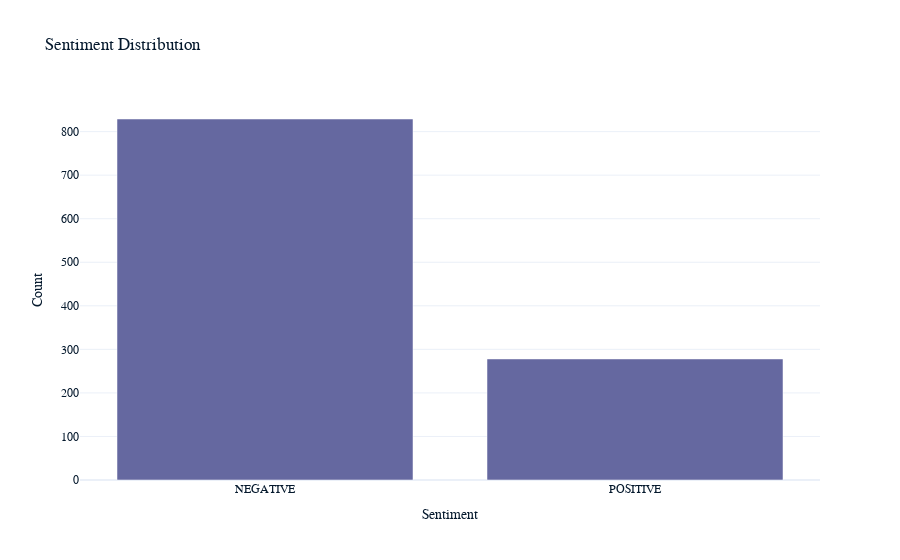

Notebook cell for this chart:
### Markdown cell above
## Visualize sentiment distribution across the dataset

### Code cell
import plotly.express as px

# Create a bar plot for sentiment distribution
df_sentiment = df_cleaned['Sentiment'].value_counts().reset_index()
df_sentiment.columns = ['Sentiment', 'Count']

fig = px.bar(df_sentiment, 
             x='Sentiment', 
             y='Count', 
             labels={'Sentiment': 'Sentiment', 'Count': 'Count'},
             title='Sentiment Distribution')

# Show the plot
fig.show()

### Figure 1 — Plotly figure (JSON) as saved in the notebook; plotly's stock layout.template omitted (floating-point values rounded to 4 significant figures)
{"data": [{"alignmentgroup": "True", "hovertemplate": "Sentiment=%{x}<br>Count=%{y}<extra></extra>", "legendgroup": "", "marker": {"color": "#6568a0", "pattern": {"shape": ""}}, "name": "", "offsetgroup": "", "orientation": "v", "showlegend": false, "textposition": "auto", "type": "bar", "x": ["NEGATIVE", "POSITIVE"], "xaxis": "x", "y": [829, 278], "yaxis": "y"}], "layout": {"barmode": "relative", "legend": {"tracegroupgap": 0}, "title": {"text": "Sentiment Distribution"}, "xaxis": {"anchor": "y", "domain": [0, 1], "title": {"text": "Sentiment"}}, "yaxis": {"anchor": "x", "domain": [0, 1], "title": {"text": "Count"}}}}
